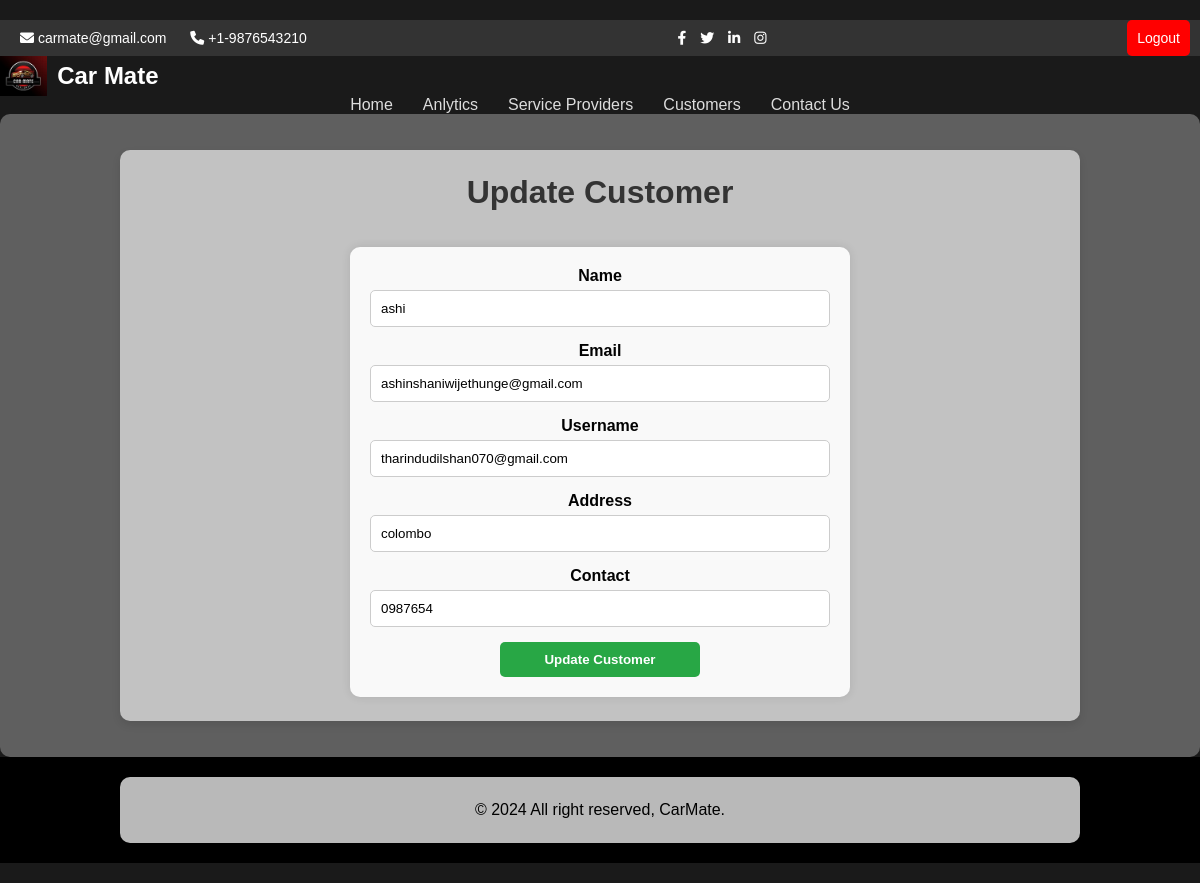
/admin/update-customer.php?ID=1, run on the app's committed database.
### tables this page shows
CREATE TABLE `customer` (
  `id` int(255) NOT NULL,
  `name` varchar(255) NOT NULL,
  `email` varchar(255) NOT NULL,
  `username` varchar(255) NOT NULL,
  `password` varchar(255) NOT NULL,
  `address` varchar(255) NOT NULL,
  `contact` varchar(255) NOT NULL
);

### Admin/update-customer.php (the view, shortened to what this page needs)
<?php include('partials/Menu.php');?>
<div class="main-content">
    <div class="wrapper">
        <h1 style="text-align:center; color:#333;">Update Customer</h1>
        <br><br>
        <?php
        $ID = $_GET['ID'];
        $sql = "SELECT * FROM customer WHERE id=$ID";
        $res = mysqli_query($conn, $sql);
        if ($res == true) {
            $count = mysqli_num_rows($res);
            if ($count == 1) {
                $row = mysqli_fetch_assoc($res);
                $name = $row['name'];
                $email = $row['email'];
                $username = $row['username'];
                $address = $row['address'];
                $contact = $row['contact'];
            } else {
                header('location:' . SITEURL . 'admin/customer.php');
            }
        }
        ?>
        <form action="" method="POST" class="text-center" style="max-width: 500px; margin: auto; background: #f9f9f9; padding: 20px; border-radius: 10px; box-shadow: 0px 0px 10px rgba(0, 0, 0, 0.1);">
            <div class="field input" style="margin-bottom: 15px;">
                <label for="name" style="display: block; font-weight: bold; margin-bottom: 5px;">Name</label>
                <input type="text" name="name" id="name" value="<?php echo $name;?>" required style="width: 100%; padding: 10px; border: 1px solid #ccc; border-radius: 5px;">
            </div>
            <div class="field input" style="margin-bottom: 15px;">
                <label for="email" style="display: block; font-weight: bold; margin-bottom: 5px;">Email</label>
                <input type="text" name="email" id="email" value="<?php echo $email;?>" required style="width: 100%; padding: 10px; border: 1px solid #ccc; border-radius: 5px;">
            </div>
            <div class="field input" style="margin-bottom: 15px;">
                <label for="username" style="display: block; font-weight: bold; margin-bottom: 5px;">Username</label>
                <input type="text" name="username" id="username" value="<?php echo $username;?>" required style="width: 100%; padding: 10px; border: 1px solid #ccc; border-radius: 5px;">
            </div>
            <div class="field input" style="margin-bottom: 15px;">
                <label for="address" style="display: block; font-weight: bold; margin-bottom: 5px;">Address</label>
                <input type="text" name="address" id="address" value="<?php echo $address;?>" required style="width: 100%; padding: 10px; border: 1px solid #ccc; border-radius: 5px;">
            </div>
            <div class="field input" style="margin-bottom: 15px;">
                <label for="contact" style="display: block; font-weight: bold; margin-bottom: 5px;">Contact</label>
                <input type="text" name="contact" id="contact" value="<?php echo $contact;?>" required style="width: 100%; padding: 10px; border: 1px solid #ccc; border-radius: 5px;">
            </div>
            <div class="field" style="text-align: center;">
                <input type="submit" name="submit" value="Update Customer" class="btn-primary" style="padding: 10px 20px; background-color: #28a745; color: white; border: none; border-radius: 5px; cursor: pointer;">
            </div>
        </form>
    </div>
</div>
<?php include('partials/Footer.php'); ?>

### Admin/Admin.css (style rules this page uses)
* { margin: 0; padding: 0; box-sizing: border-box; font-family: Arial, sans-serif; }
body { background: linear-gradient(rgba(85, 85, 85, 0.7), rgba(85, 85, 85, 0.7)), url("../pic/background.jpg"); background-size: cover; background-position: center; background-attachment: fixed; color: #000000; }
.wrapper { padding: 2%; width: 80%; margin: 0 auto; background-color: rgba(206, 206, 206, 0.9); border-radius: 10px; box-shadow: 0 4px 8px rgba(0, 0, 0, 0.1); }
.text-center { text-align: center; }
.main-content { background-color: #5f5f5f; padding: 3% 0; border-radius: 10px; color: #020202; }
input[type="text"], input[type="file"] { width: 100%; padding: 12px; border-radius: 8px; border: 1px solid #ccc; display: inline-block; vertical-align: middle; }
header h1 { margin: 0; }
.btn-primary, .btn-secondary, .btn-tertiary, .btn-primary2,.btn-update,.btn-Service { padding: 10px 20px; width: 200px; color: aliceblue; text-decoration: none; font-weight: bold; justify-content: center; border-radius: 5px; }
.btn-primary { background-color: #272726; }

### data on the page
customer: name "ashi", email "ashinshaniwijethunge@gmail.com", username "tharindudilshan070@gmail.com", address "colombo", contact "0987654"
